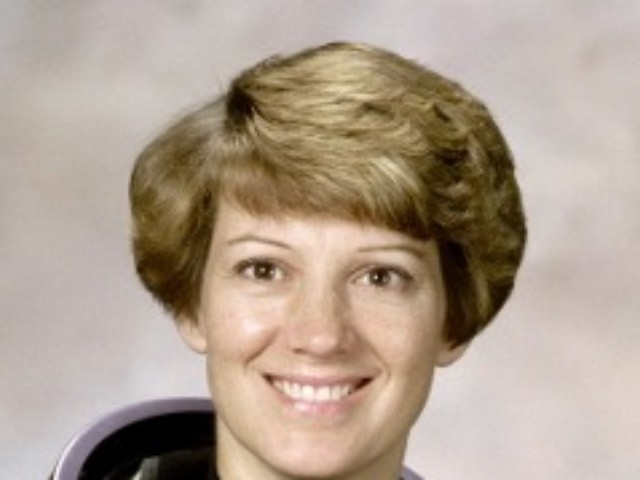
#> input picture tests/assets/kamera_A.jpg, 640 x 480 px
$ python -i face.py   (imports and definitions only)   (older library calls are emulated)
#> lines starting #> are read from the running program, lines starting #| are printed output that depends on the picture
"""Biometrik WAJAH (kamera) - tambahan faktor login.

Alur:  frame kamera -> deteksi wajah (LBP cascade) -> potong + normalisasi cahaya
       -> histogram LBP seragam per sel (grid 6x6, 59 bin)  = "tanda tangan wajah"
       -> bandingkan dengan template terdaftar memakai jarak chi-square.

Yang disimpan hanya tanda tangan (vektor angka) yang dienkripsi dengan kunci DB (dongle),
BUKAN foto wajah.

Jujur untuk laporan: ini metode KLASIK (LBPH), bukan jaringan saraf. Cukup untuk demo dan
syarat tugas, tetapi lebih lemah daripada model deep learning, sensitif pada cahaya/pose, dan
TIDAK punya deteksi keaslian (liveness): foto wajah yang diperlihatkan ke kamera bisa lolos.
Itulah sebabnya wajah dipakai SEBAGAI TAMBAHAN password + sidik jari + dongle, bukan pengganti.
"""
import os
import struct
import sys

import cv2
import numpy as np
from skimage.feature import Cascade, local_binary_pattern

WORK_WIDTH = 640          # frame diperkecil ke lebar ini sebelum deteksi
MIN_FACE = 60             # sisi wajah minimum (piksel pada lebar kerja)
FACE_SIZE = 96
GRID = 6
BINS = 59                 # 'nri_uniform' untuk P=8
MIN_ENROLL_FRAMES = 3
MIN_LOGIN_FRAMES = 2
MAX_ENROLL_FRAMES = 8
MIN_SHARPNESS = 6.0       # variansi Laplacian pada potongan wajah 96x96
BRIGHTNESS_RANGE = (35, 225)
FACE_THRESHOLD = float(os.environ.get("SR_FACE_THRESHOLD", "0.18"))  # lihat tools/calibrate_face.py
ENROLL_CONSISTENCY = 0.22  # jarak maks sebuah foto pendaftaran ke foto 'tengah' (medoid); lebih jauh = dibuang
ENROLL_KEEP_RATIO = 0.70   # minimal sekian persen foto harus konsisten, jika tidak pendaftaran ditolak

_ROOT = getattr(sys, "_MEIPASS", os.path.dirname(os.path.dirname(os.path.abspath(__file__))))
_MODEL = os.path.join(_ROOT, "models", "lbpcascade_frontalface_opencv.xml")
_cascade = None
_WEIGHTS = np.outer([0.6, 1.0, 1.2, 1.2, 1.0, 0.6], [0.6, 1.0, 1.2, 1.2, 1.0, 0.6]).astype(np.float32).reshape(-1)
# [1 line not run here, left out]


class FaceError(Exception):
    """Masalah kualitas gambar. Pesannya aman ditampilkan ke pengguna (tidak membocorkan identitas)."""


# [5 lines left out: function _detector, not called in this run]


def _decode_gray(image_bytes: bytes) -> np.ndarray:
    arr = np.frombuffer(image_bytes, dtype=np.uint8)
    img = cv2.imdecode(arr, cv2.IMREAD_GRAYSCALE)
    if img is None:
        raise FaceError("Gambar wajah tidak valid.")
    h, w = img.shape
    if w > WORK_WIDTH:
        img = cv2.resize(img, (WORK_WIDTH, int(h * WORK_WIDTH / w)), interpolation=cv2.INTER_AREA)
    return img


# [43 lines left out: functions detect, _crop, signature, not called in this run]


def extract_signature(image_bytes: bytes) -> np.ndarray:
    """Gambar -> tanda tangan wajah (36x59). Melempar FaceError bila kualitas tidak memadai."""
    gray = _decode_gray(image_bytes)
    box = detect(gray)
    face = _crop(gray, box)
    mean = float(face.mean())
    if not BRIGHTNESS_RANGE[0] <= mean <= BRIGHTNESS_RANGE[1]:
        raise FaceError("Pencahayaan terlalu gelap atau terlalu terang.")
    if cv2.Laplacian(face, cv2.CV_64F).var() < MIN_SHARPNESS:
        raise FaceError("Gambar wajah buram. Tahan kamera dan wajah tetap diam sebentar.")
    return signature(face)


# [6 lines left out: function distance, not called in this run]


def enroll(frames) -> list:
    """Daftar 3-8 foto -> daftar tanda tangan.

    Foto yang tidak layak dibuang. Dari yang layak dicari foto 'tengah' (medoid); foto yang jauh dari
    medoid (mis. orang lain lewat di belakang) dibuang. Jika yang konsisten kurang dari 70% atau kurang
    dari 3 foto, pendaftaran ditolak supaya template tidak tercampur wajah berbeda.
    """
    sigs, last_err = [], None
    for raw in frames[:MAX_ENROLL_FRAMES]:
        try:
            sigs.append(extract_signature(raw))
        except FaceError as exc:
            last_err = exc
    if len(sigs) < MIN_ENROLL_FRAMES:
        raise FaceError("Hanya {} dari minimal {} foto wajah yang layak. {}".format(
            len(sigs), MIN_ENROLL_FRAMES, last_err or ""))
    n = len(sigs)
    dist = np.array([[distance(a, b) for b in sigs] for a in sigs])
    medoid = int(np.argmin(dist.mean(axis=1)))
    kept = [sigs[i] for i in range(n) if dist[medoid, i] <= ENROLL_CONSISTENCY]
    if len(kept) < MIN_ENROLL_FRAMES or len(kept) < ENROLL_KEEP_RATIO * n:
        raise FaceError("Foto wajah tidak konsisten (ada lebih dari satu orang atau posisi berubah-ubah). "
                        "Ulangi pengambilan dengan pencahayaan yang baik.")
    return kept


# [17 lines left out: functions usable_signatures, score, not called in this run]


def verify(template: list, probes: list):
    s = score(template, probes)
    return s <= FACE_THRESHOLD, s


def template_to_bytes(sigs: list) -> bytes:
    arr = np.stack(sigs).astype(np.float16)
    return struct.pack(">H", len(sigs)) + arr.tobytes()


# [4 lines left out: function template_from_bytes, not called in this run]

>>> import cv2
>>> picture = cv2.imread('../tests/assets/kamera_A.jpg', cv2.IMREAD_GRAYSCALE)
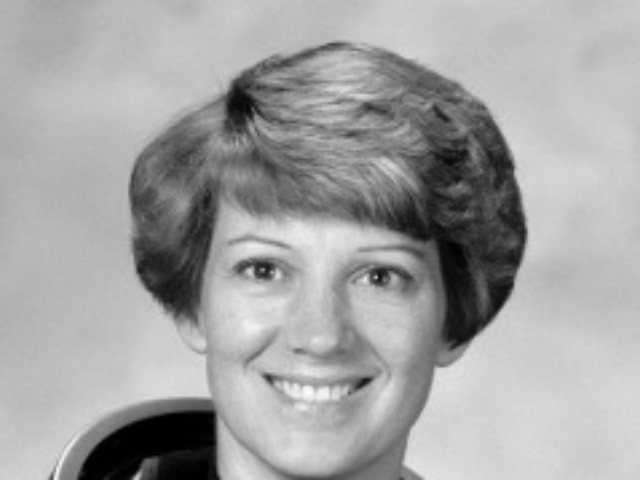
#> picture: shape (480, 640); min 0, max 251, mean 163.1
>>> result = enroll(picture)
#> in _decode_gray, `arr = np.frombuffer(image_bytes, dtype=np.uint8)`: arr = 640 values, max 207 at index 408, min 164 at index 62, mean 190.6
#> (the run stopped early here; a loop or call above may not have finished)
